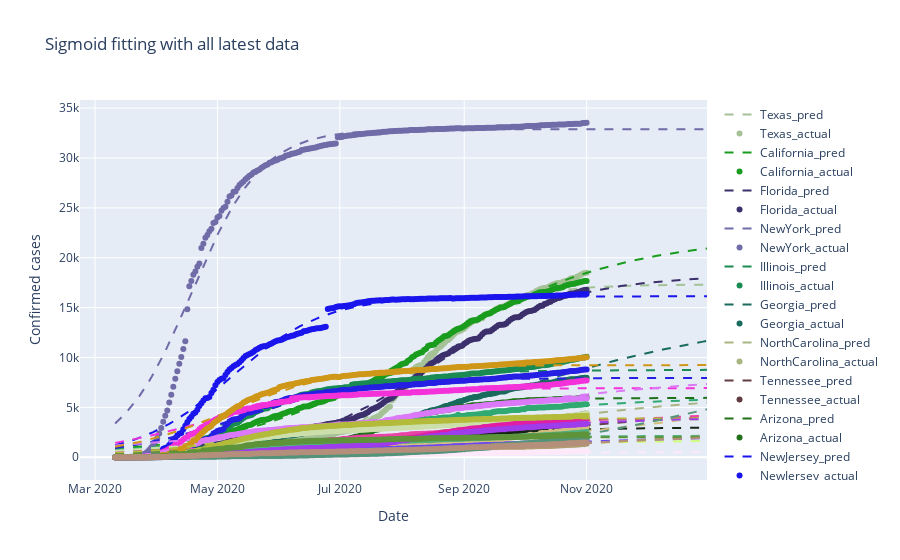

Notebook code cell kept with this figure:
### Code cell
configure_plotly_browser_state()
plot_sigmoid_fitting(target_country_df_list, pred_df_list, title='Sigmoid fitting with all latest data')

### Figure 1 — Plotly figure (JSON) as saved in the notebook; plotly's stock layout.template omitted (floating-point values rounded to 4 significant figures; data arrays with more than 128 entries replaced by an {"elided": "..."} marker saying what was removed)
{"data": [{"y": {"elided": "296 float values"}, "x": {"elided": "296 str values"}, "line": {"color": "rgb(165,194,151)", "dash": "dash"}, "type": "scatter", "name": "Texas_pred"}, {"name": "Texas_actual", "mode": "markers", "y": {"elided": "236 int values"}, "x": {"elided": "236 str values"}, "line": {"color": "rgb(165,194,151)"}, "type": "scatter"}, {"y": {"elided": "296 float values"}, "x": {"elided": "296 str values"}, "line": {"color": "rgb(26,157,30)", "dash": "dash"}, "type": "scatter", "name": "California_pred"}, {"name": "California_actual", "mode": "markers", "y": {"elided": "236 int values"}, "x": {"elided": "236 str values"}, "line": {"color": "rgb(26,157,30)"}, "type": "scatter"}, {"y": {"elided": "296 float values"}, "x": {"elided": "296 str values"}, "line": {"color": "rgb(60,48,108)", "dash": "dash"}, "type": "scatter", "name": "Florida_pred"}, {"name": "Florida_actual", "mode": "markers", "y": {"elided": "236 int values"}, "x": {"elided": "236 str values"}, "line": {"color": "rgb(60,48,108)"}, "type": "scatter"}, {"y": {"elided": "296 float values"}, "x": {"elided": "296 str values"}, "line": {"color": "rgb(111,108,168)", "dash": "dash"}, "type": "scatter", "name": "NewYork_pred"}, {"name": "NewYork_actual", "mode": "markers", "y": {"elided": "236 int values"}, "x": {"elided": "236 str values"}, "line": {"color": "rgb(111,108,168)"}, "type": "scatter"}, {"y": {"elided": "296 float values"}, "x": {"elided": "296 str values"}, "line": {"color": "rgb(26,139,82)", "dash": "dash"}, "type": "scatter", "name": "Illinois_pred"}, {"name": "Illinois_actual", "mode": "markers", "y": {"elided": "236 int values"}, "x": {"elided": "236 str values"}, "line": {"color": "rgb(26,139,82)"}, "type": "scatter"}, {"y": {"elided": "296 float values"}, "x": {"elided": "296 str values"}, "line": {"color": "rgb(25,107,93)", "dash": "dash"}, "type": "scatter", "name": "Georgia_pred"}, {"name": "Georgia_actual", "mode": "markers", "y": {"elided": "236 int values"}, "x": {"elided": "236 str values"}, "line": {"color": "rgb(25,107,93)"}, "type": "scatter"}, {"y": {"elided": "296 float values"}, "x": {"elided": "296 str values"}, "line": {"color": "rgb(169,181,129)", "dash": "dash"}, "type": "scatter", "name": "NorthCarolina_pred"}, {"name": "NorthCarolina_actual", "mode": "markers", "y": {"elided": "236 int values"}, "x": {"elided": "236 str values"}, "line": {"color": "rgb(169,181,129)"}, "type": "scatter"}, {"y": {"elided": "296 float values"}, "x": {"elided": "296 str values"}, "line": {"color": "rgb(97,61,67)", "dash": "dash"}, "type": "scatter", "name": "Tennessee_pred"}, {"name": "Tennessee_actual", "mode": "markers", "y": {"elided": "236 int values"}, "x": {"elided": "236 str values"}, "line": {"color": "rgb(97,61,67)"}, "type": "scatter"}, {"y": {"elided": "296 float values"}, "x": {"elided": "296 str values"}, "line": {"color": "rgb(32,113,24)", "dash": "dash"}, "type": "scatter", "name": "Arizona_pred"}, {"name": "Arizona_actual", "mode": "markers", "y": {"elided": "236 int values"}, "x": {"elided": "236 str values"}, "line": {"color": "rgb(32,113,24)"}, "type": "scatter"}, {"y": {"elided": "296 float values"}, "x": {"elided": "296 str values"}, "line": {"color": "rgb(26,21,236)", "dash": "dash"}, "type": "scatter", "name": "NewJersey_pred"}, {"name": "NewJersey_actual", "mode": "markers", "y": {"elided": "236 int values"}, "x": {"elided": "236 str values"}, "line": {"color": "rgb(26,21,236)"}, "type": "scatter"}, {"y": {"elided": "296 float values"}, "x": {"elided": "296 str values"}, "line": {"color": "rgb(208,253,125)", "dash": "dash"}, "type": "scatter", "name": "Wisconsin_pred"}, {"name": "Wisconsin_actual", "mode": "markers", "y": {"elided": "236 int values"}, "x": {"elided": "236 str values"}, "line": {"color": "rgb(208,253,125)"}, "type": "scatter"}, {"y": {"elided": "296 float values"}, "x": {"elided": "296 str values"}, "line": {"color": "rgb(48,169,114)", "dash": "dash"}, "type": "scatter", "name": "Ohio_pred"}, {"name": "Ohio_actual", "mode": "markers", "y": {"elided": "236 int values"}, "x": {"elided": "236 str values"}, "line": {"color": "rgb(48,169,114)"}, "type": "scatter"}, {"y": {"elided": "296 float values"}, "x": {"elided": "296 str values"}, "line": {"color": "rgb(38,31,227)", "dash": "dash"}, "type": "scatter", "name": "Pennsylvania_pred"}, {"name": "Pennsylvania_actual", "mode": "markers", "y": {"elided": "236 int values"}, "x": {"elided": "236 str values"}, "line": {"color": "rgb(38,31,227)"}, "type": "scatter"}, {"y": {"elided": "296 float values"}, "x": {"elided": "296 str values"}, "line": {"color": "rgb(244,50,217)", "dash": "dash"}, "type": "scatter", "name": "Michigan_pred"}, {"name": "Michigan_actual", "mode": "markers", "y": {"elided": "236 int values"}, "x": {"elided": "236 str values"}, "line": {"color": "rgb(244,50,217)"}, "type": "scatter"}, {"y": {"elided": "296 float values"}, "x": {"elided": "296 str values"}, "line": {"color": "rgb(21,38,21)", "dash": "dash"}, "type": "scatter", "name": "Alabama_pred"}, {"name": "Alabama_actual", "mode": "markers", "y": {"elided": "236 int values"}, "x": {"elided": "236 str values"}, "line": {"color": "rgb(21,38,21)"}, "type": "scatter"}, {"y": {"elided": "296 float values"}, "x": {"elided": "296 str values"}, "line": {"color": "rgb(212,190,126)", "dash": "dash"}, "type": "scatter", "name": "Missouri_pred"}, {"name": "Missouri_actual", "mode": "markers", "y": {"elided": "236 int values"}, "x": {"elided": "236 str values"}, "line": {"color": "rgb(212,190,126)"}, "type": "scatter"}, {"y": {"elided": "296 float values"}, "x": {"elided": "296 str values"}, "line": {"color": "rgb(219,121,248)", "dash": "dash"}, "type": "scatter", "name": "Louisiana_pred"}, {"name": "Louisiana_actual", "mode": "markers", "y": {"elided": "236 int values"}, "x": {"elided": "236 str values"}, "line": {"color": "rgb(219,121,248)"}, "type": "scatter"}, {"y": {"elided": "296 float values"}, "x": {"elided": "296 str values"}, "line": {"color": "rgb(233,68,165)", "dash": "dash"}, "type": "scatter", "name": "Virginia_pred"}, {"name": "Virginia_actual", "mode": "markers", "y": {"elided": "236 int values"}, "x": {"elided": "236 str values"}, "line": {"color": "rgb(233,68,165)"}, "type": "scatter"}, {"y": {"elided": "296 float values"}, "x": {"elided": "296 str values"}, "line": {"color": "rgb(204,223,170)", "dash": "dash"}, "type": "scatter", "name": "Indiana_pred"}, {"name": "Indiana_actual", "mode": "markers", "y": {"elided": "236 int values"}, "x": {"elided": "236 str values"}, "line": {"color": "rgb(204,223,170)"}, "type": "scatter"}, {"y": {"elided": "296 float values"}, "x": {"elided": "296 str values"}, "line": {"color": "rgb(225,30,163)", "dash": "dash"}, "type": "scatter", "name": "SouthCarolina_pred"}, {"name": "SouthCarolina_actual", "mode": "markers", "y": {"elided": "236 int values"}, "x": {"elided": "236 str values"}, "line": {"color": "rgb(225,30,163)"}, "type": "scatter"}, {"y": {"elided": "296 float values"}, "x": {"elided": "296 str values"}, "line": {"color": "rgb(207,151,24)", "dash": "dash"}, "type": "scatter", "name": "Massachusetts_pred"}, {"name": "Massachusetts_actual", "mode": "markers", "y": {"elided": "236 int values"}, "x": {"elided": "236 str values"}, "line": {"color": "rgb(207,151,24)"}, "type": "scatter"}, {"y": {"elided": "296 float values"}, "x": {"elided": "296 str values"}, "line": {"color": "rgb(81,176,127)", "dash": "dash"}, "type": "scatter", "name": "Minnesota_pred"}, {"name": "Minnesota_actual", "mode": "markers", "y": {"elided": "236 int values"}, "x": {"elided": "236 str values"}, "line": {"color": "rgb(81,176,127)"}, "type": "scatter"}, {"y": {"elided": "296 float values"}, "x": {"elided": "296 str values"}, "line": {"color": "rgb(179,187,58)", "dash": "dash"}, "type": "scatter", "name": "Maryland_pred"}, {"name": "Maryland_actual", "mode": "markers", "y": {"elided": "236 int values"}, "x": {"elided": "236 str values"}, "line": {"color": "rgb(179,187,58)"}, "type": "scatter"}, {"y": {"elided": "296 float values"}, "x": {"elided": "296 str values"}, "line": {"color": "rgb(105,73,243)", "dash": "dash"}, "type": "scatter", "name": "Iowa_pred"}, {"name": "Iowa_actual", "mode": "markers", "y": {"elided": "236 int values"}, "x": {"elided": "236 str values"}, "line": {"color": "rgb(105,73,243)"}, "type": "scatter"}, {"y": {"elided": "296 float values"}, "x": {"elided": "296 str values"}, "line": {"color": "rgb(178,157,113)", "dash": "dash"}, "type": "scatter", "name": "Oklahoma_pred"}, {"name": "Oklahoma_actual", "mode": "markers", "y": {"elided": "236 int values"}, "x": {"elided": "236 str values"}, "line": {"color": "rgb(178,157,113)"}, "type": "scatter"}, {"y": {"elided": "296 float values"}, "x": {"elided": "296 str values"}, "line": {"color": "rgb(158,61,235)", "dash": "dash"}, "type": "scatter", "name": "Mississippi_pred"}, {"name": "Mississippi_actual", "mode": "markers", "y": {"elided": "236 int values"}, "x": {"elided": "236 str values"}, "line": {"color": "rgb(158,61,235)"}, "type": "scatter"}, {"y": {"elided": "296 float values"}, "x": {"elided": "296 str values"}, "line": {"color": "rgb(253,233,250)", "dash": "dash"}, "type": "scatter", "name": "Utah_pred"}, {"name": "Utah_actual", "mode": "markers", "y": {"elided": "236 int values"}, "x": {"elided": "236 str values"}, "line": {"color": "rgb(253,233,250)"}, "type": "scatter"}, {"y": {"elided": "296 float values"}, "x": {"elided": "296 str values"}, "line": {"color": "rgb(83,148,122)", "dash": "dash"}, "type": "scatter", "name": "Arkansas_pred"}, {"name": "Arkansas_actual", "mode": "markers", "y": {"elided": "236 int values"}, "x": {"elided": "236 str values"}, "line": {"color": "rgb(83,148,122)"}, "type": "scatter"}, {"y": {"elided": "296 float values"}, "x": {"elided": "296 str values"}, "line": {"color": "rgb(94,147,58)", "dash": "dash"}, "type": "scatter", "name": "Colorado_pred"}, {"name": "Colorado_actual", "mode": "markers", "y": {"elided": "236 int values"}, "x": {"elided": "236 str values"}, "line": {"color": "rgb(94,147,58)"}, "type": "scatter"}, {"y": {"elided": "296 float values"}, "x": {"elided": "296 str values"}, "line": {"color": "rgb(180,143,123)", "dash": "dash"}, "type": "scatter", "name": "Kentucky_pred"}, {"name": "Kentucky_actual", "mode": "markers", "y": {"elided": "236 int values"}, "x": {"elided": "236 str values"}, "line": {"color": "rgb(180,143,123)"}, "type": "scatter"}], "layout": {"yaxis": {"title": {"text": "Confirmed cases"}}, "xaxis": {"title": {"text": "Date"}}, "title": {"text": "Sigmoid fitting with all latest data"}}}
